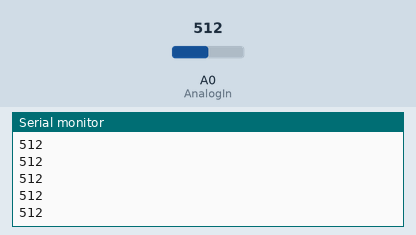
Simulated run of this sketch. Board: Arduino Uno, built with avr-gcc and run on an emulated ATmega328P. Shown: the last lines printed to the serial monitor. The inputs (shaded band) are chosen by the test bench; at power-on: A0 (AnalogIn) = 512.

Above: at 1.2 s.
1.3 s: A0 (AnalogIn) set to 716
At 1.9 s:
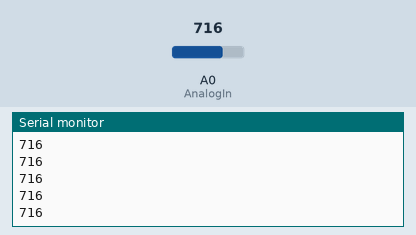
2.8 s: A0 (AnalogIn) set to 900
At 3.7 s:
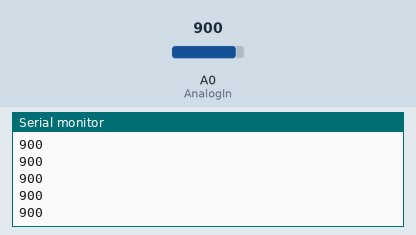
Timing chart, 0 to 5.8 s (numbered marks = the images above; inputs shaded):
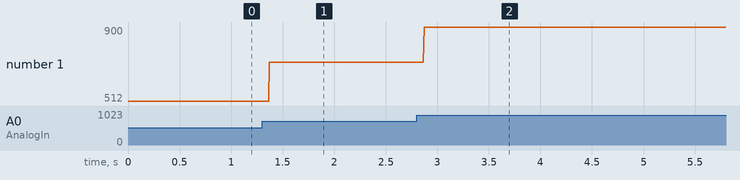

The sketch:

medida_analogica.ino
```cpp
const int AnalogIn  = A0;

int readingIn = 0;

void setup() {
  Serial.begin(9600);
}

void loop() {
  readingIn = analogRead(AnalogIn);
  Serial.println(readingIn);
}
```

Measured:
- after the input at 1.3 s, the serial monitor: prints a new line after 0.07 s (image 1)
- after the input at 2.8 s, the serial monitor: prints a new line after 0.07 s (image 2)
- plotted number 1: 512 → 716 after the input at 1.3 s, 716 → 900 after the input at 2.8 s
